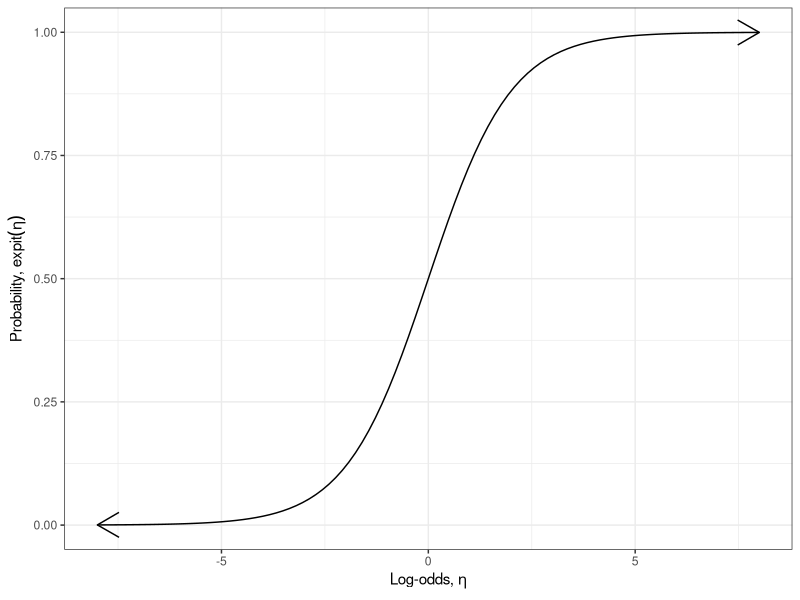

Write R code to recreate this figure.
## ---- chunk 1
#| code-fold: true
expit <- function(eta) {
  exp(eta) / (1 + exp(eta))
}
library(ggplot2)
expit_plot <-
  ggplot() +
  geom_function(
    fun = expit,
    arrow = arrow(ends = "both")
  ) +
  xlim(-8, 8) +
  ylim(0, 1) +
  ylab(expression("Probability, " * expit(eta))) +
  xlab(expression("Log-odds, " * eta)) +
  theme_bw()
print(expit_plot)
